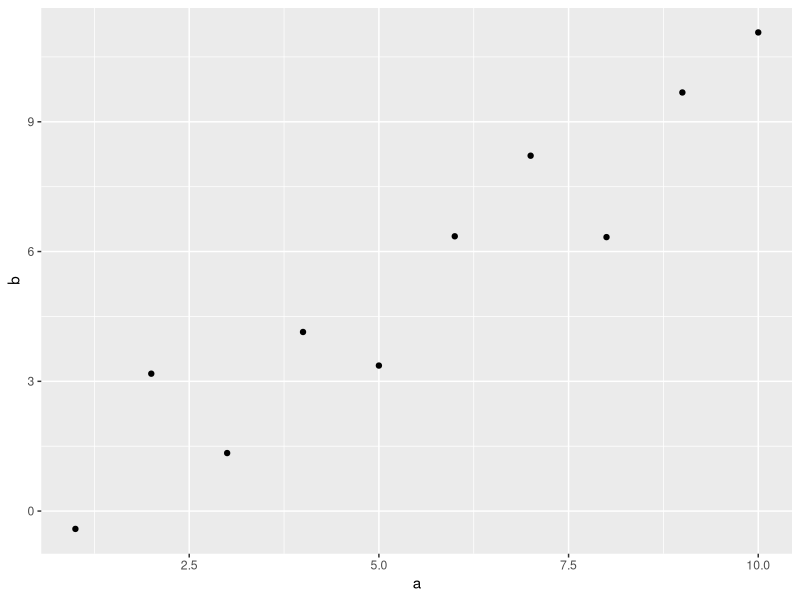
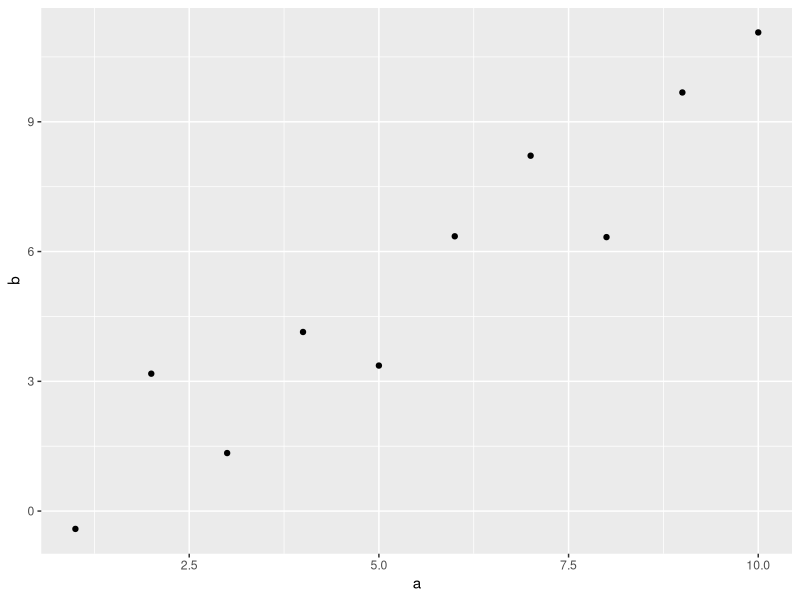
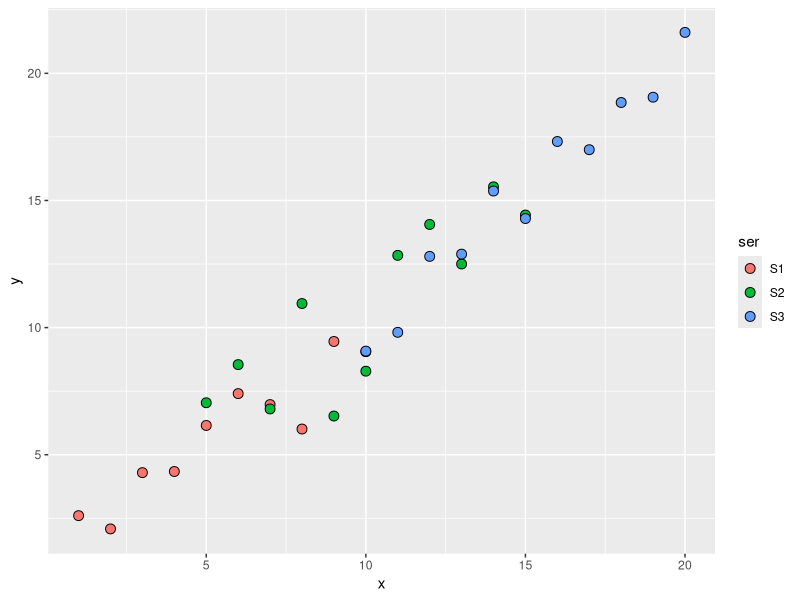
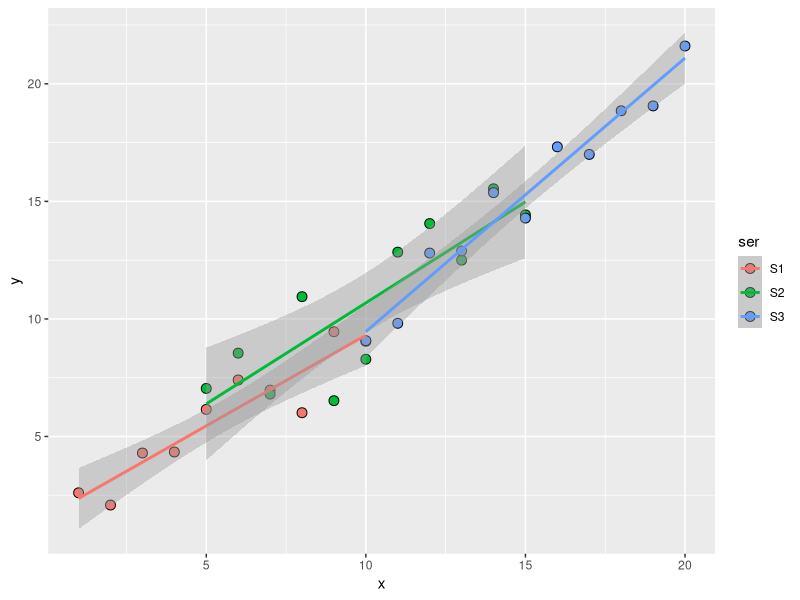
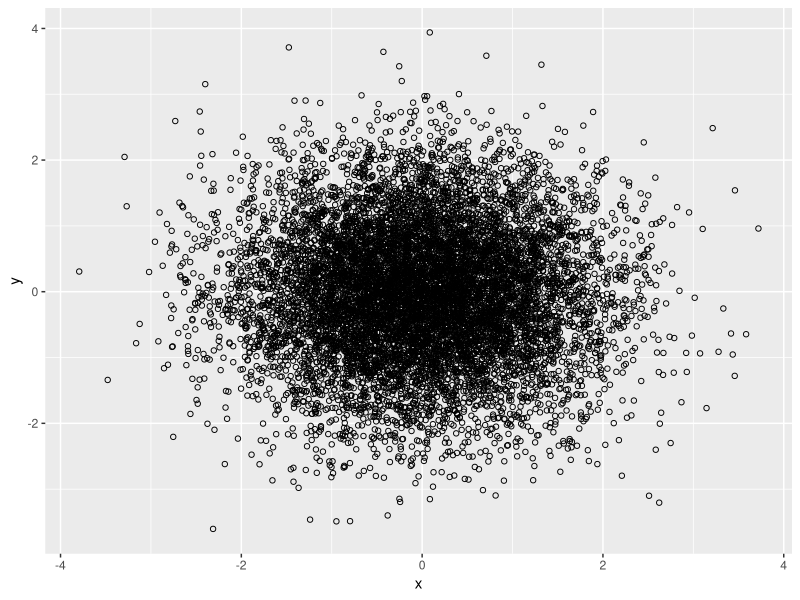
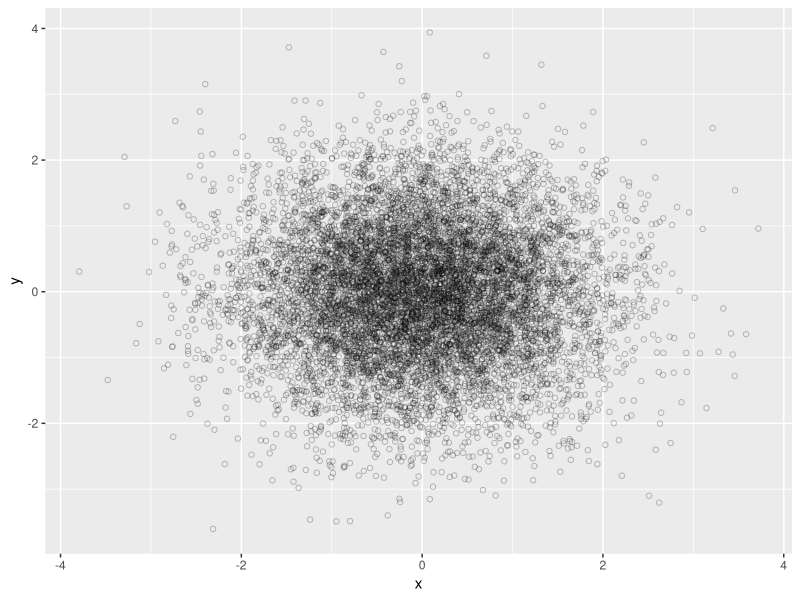
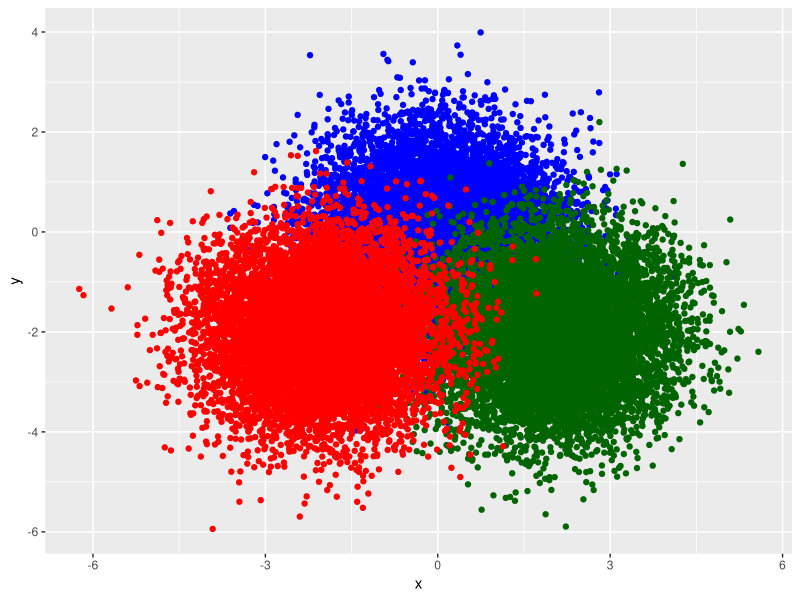
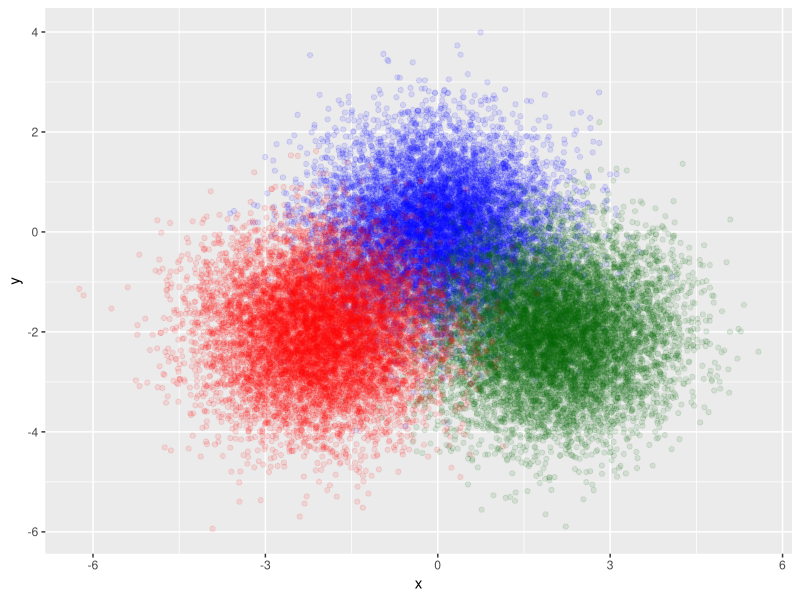

Write the R code that produced these figures, in order.
library(ggplot2)

df1 <- data.frame(a = 1:10, b = (1:10) + runif(10,-2,2), c = 1:10)
df1

ggplot(df1) + geom_point(aes(x = a, y = b))

df2 <- data.frame(a = 1:10, b = (1:10)+runif(10,-2,2), c = 1:10)
g <- ggplot(df1)
g + geom_point(aes(x = a, y = b))

x1 <- 1:10; x2 <- 5:15; x3 <- 10:20
y1 <- x1 + runif(10,-2,2)
y2 <- x2 + runif(11,-3,3)
y3 <- x3 + runif(11,-2,2)
df3 <- data.frame(x = c(x1, x2, x3), y = c(y1, y2, y3), ser = c(rep("S1", 10), rep("S2", 11), rep("S3", 11)))
df3

g <- ggplot(df3)

p <- geom_point(aes(x = x, y = y, fill = ser), size=3, shape=21)
g + p

g + p + geom_smooth(aes(x = x, y = y, group = ser, colour=ser), method = "lm")


x <- rnorm(10000, 0, 1); y <- rnorm(10000, 0, 1)
df.norm <- data.frame(x = x, y = y)
g <- ggplot(df.norm)

# Bez przezroczystosci
g + geom_point(aes(x = x, y = y), shape = 21)

g + geom_point(aes(x = x, y = y), shape = 21, alpha = 0.25)


df.norm <- data.frame(x = rnorm(10000,0,1), y=rnorm(10000,0,1))
df.norm1 <- data.frame(x = rnorm(10000,2,1), y=rnorm(10000,-2,1))
df.norm2 <- data.frame(x = rnorm(10000,-2,1), y=rnorm(10000,-2,1))
g <- ggplot(df.norm)

g + geom_point(aes(x = x, y = y), shape=21, fill="blue", colour="blue") + 
  geom_point(data = df.norm1, aes(x = x,y = y), shape=21, fill = "darkgreen", colour = "darkgreen") + 
  geom_point(data = df.norm2, aes(x = x,y = y), shape=21, fill = "red", colour = "red")

g + geom_point(aes(x = x, y = y), shape=21, fill="blue", colour="blue", alpha=0.1) + 
  geom_point(data=df.norm1, aes(x=x,y=y), shape=21, fill="darkgreen", colour="darkgreen", alpha=0.1) + 
  geom_point(data=df.norm2, aes(x=x,y=y),shape=21,fill="red",colour="red", alpha=0.1)

N1 <- 10000
N2 <- 5000
N3 <- 20000

sigma1 <- 1
sigma2 <- 0.5

mu <- 0

x1 <- rnorm(N1, mu, sigma1)
x2 <- rnorm(N2, mu, sigma1)
x3 <- rnorm(N3, mu, sigma1)
x4 <- rnorm(N1, mu, sigma2)
x5 <- rnorm(N2, mu, sigma2)
x6 <- rnorm(N3, mu, sigma2)

label.size <- c(rep("Size 1", N1), rep("Size 2", N2), rep("Size 3", N3))
label.par <- c(rep("Par 1", N1 + N2 + N3), rep("Par 2", N1 + N2 + N3))

df <- data.frame(x = c(x1, x2, x3, x4, x5, x6), size = c(label.size, label.size), par = label.par)

g1 <- ggplot(data = df[df$size == "Size 1",])
g1 + geom_histogram(aes(x = x, fill = par, colour = par))

library(magrittr)
x <- c(0.109, 0.359, 0.63, 0.996, 0.515, 0.142, 0.017, 0.829, 0.907)
x %>% log() %>%
  diff() %>%
  exp() %>%
  round(1)